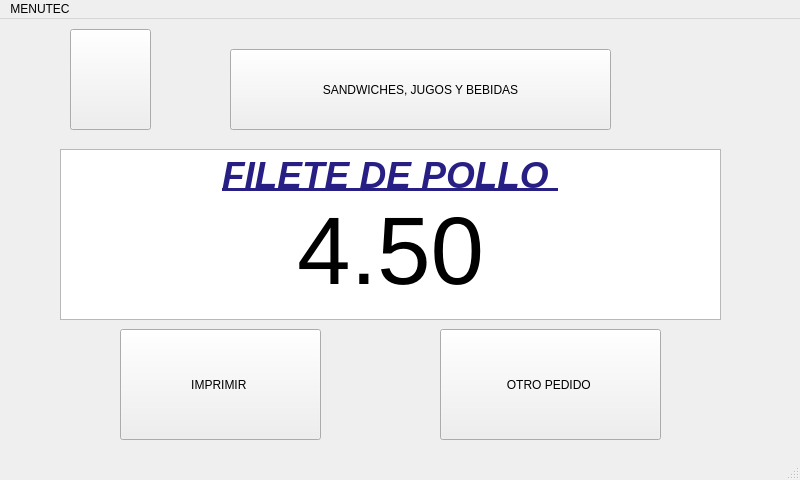
<?xml version="1.0" encoding="UTF-8"?>
<ui version="4.0">
 <class>panes4Window</class>
 <widget class="QMainWindow" name="panes4Window">
  <property name="geometry">
   <rect>
    <x>0</x>
    <y>0</y>
    <width>800</width>
    <height>480</height>
   </rect>
  </property>
  <property name="windowTitle">
   <string>MainWindow</string>
  </property>
  <widget class="QWidget" name="centralwidget">
   <widget class="QTextEdit" name="textEdit_2">
    <property name="geometry">
     <rect>
      <x>60</x>
      <y>130</y>
      <width>661</width>
      <height>171</height>
     </rect>
    </property>
    <property name="html">
     <string>&lt;!DOCTYPE HTML PUBLIC &quot;-//W3C//DTD HTML 4.0//EN&quot; &quot;http://www.w3.org/TR/REC-html40/strict.dtd&quot;&gt;
&lt;html&gt;&lt;head&gt;&lt;meta name=&quot;qrichtext&quot; content=&quot;1&quot; /&gt;&lt;style type=&quot;text/css&quot;&gt;
p, li { white-space: pre-wrap; }
&lt;/style&gt;&lt;/head&gt;&lt;body style=&quot; font-family:'Ubuntu'; font-size:11pt; font-weight:400; font-style:normal;&quot;&gt;
&lt;p align=&quot;center&quot; style=&quot; margin-top:0px; margin-bottom:0px; margin-left:0px; margin-right:0px; -qt-block-indent:0; text-indent:0px;&quot;&gt;&lt;span style=&quot; font-size:28pt; font-weight:600; font-style:italic; text-decoration: underline; color:#281f84;&quot;&gt;FILETE DE POLLO &lt;/span&gt;&lt;/p&gt;
&lt;p align=&quot;center&quot; style=&quot; margin-top:0px; margin-bottom:0px; margin-left:0px; margin-right:0px; -qt-block-indent:0; text-indent:0px;&quot;&gt;&lt;span style=&quot; font-size:72pt;&quot;&gt;4.50&lt;/span&gt;&lt;/p&gt;&lt;/body&gt;&lt;/html&gt;</string>
    </property>
   </widget>
   <widget class="QPushButton" name="btnPanes4">
    <property name="geometry">
     <rect>
      <x>230</x>
      <y>30</y>
      <width>381</width>
      <height>81</height>
     </rect>
    </property>
    <property name="text">
     <string>SANDWICHES, JUGOS Y BEBIDAS</string>
    </property>
    <property name="icon">
     <iconset>
      <normaloff>UTEC.png</normaloff>UTEC.png</iconset>
    </property>
   </widget>
   <widget class="QPushButton" name="btnImprimir54">
    <property name="geometry">
     <rect>
      <x>120</x>
      <y>310</y>
      <width>201</width>
      <height>111</height>
     </rect>
    </property>
    <property name="text">
     <string>IMPRIMIR </string>
    </property>
   </widget>
   <widget class="QPushButton" name="btnIzquierda54">
    <property name="geometry">
     <rect>
      <x>70</x>
      <y>10</y>
      <width>81</width>
      <height>101</height>
     </rect>
    </property>
    <property name="text">
     <string/>
    </property>
    <property name="icon">
     <iconset>
      <normaloff>flecha-hacia-la-izquierda-antes-de-icono-4330-128.png</normaloff>flecha-hacia-la-izquierda-antes-de-icono-4330-128.png</iconset>
    </property>
    <property name="iconSize">
     <size>
      <width>100</width>
      <height>100</height>
     </size>
    </property>
   </widget>
   <widget class="QPushButton" name="btnPedido54">
    <property name="geometry">
     <rect>
      <x>440</x>
      <y>310</y>
      <width>221</width>
      <height>111</height>
     </rect>
    </property>
    <property name="text">
     <string>OTRO PEDIDO </string>
    </property>
   </widget>
  </widget>
  <widget class="QMenuBar" name="menubar">
   <property name="geometry">
    <rect>
     <x>0</x>
     <y>0</y>
     <width>800</width>
     <height>25</height>
    </rect>
   </property>
   <widget class="QMenu" name="menuMENUTEC">
    <property name="title">
     <string>MENUTEC</string>
    </property>
   </widget>
   <addaction name="menuMENUTEC"/>
  </widget>
  <widget class="QStatusBar" name="statusbar"/>
 </widget>
 <resources/>
 <connections/>
</ui>
